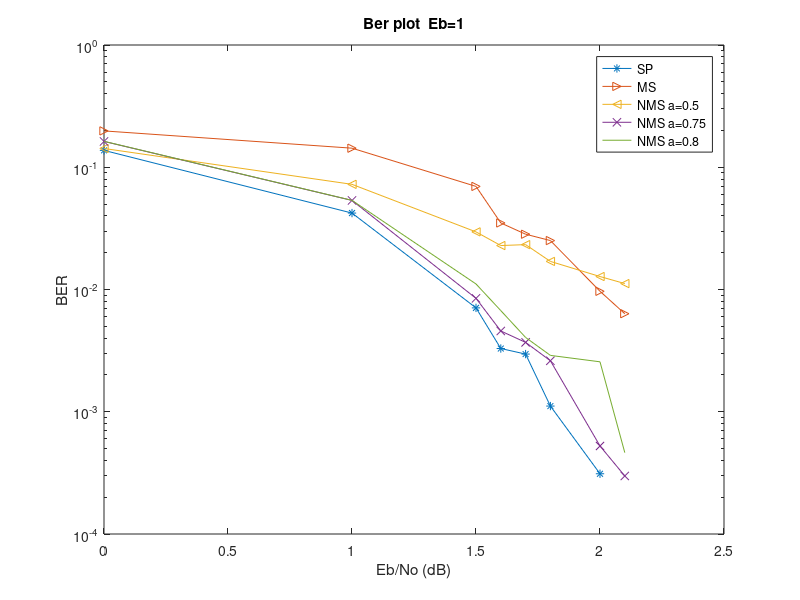

Here is the MATLAB script that generated this plot:
Eb2NO=[2.1 2   1.8   1.7 1.6    1.5   1.0 0];
Eb2NO2=[ 2   1.8   1.7 1.6    1.5   1.0 0];



BER50MS= [0.00633744855967078 0.00967078189300412 0.0251358024691358 0.0283338894450006 0.0350256623664863 0.0697128287707998 0.143237934904602 0.198302469135802];
BER50SP = [0.000311 0.001113 0.002963 0.00329 0.007074 0.042194 0.137412];
BERNMS075 = [0.000298353909465021	0.000524691358024691	0.00261316872427984	0.00369341563786008	0.00457818930041152	0.00846707818930041	0.0535334184759472	0.162605588044185];
BERNMS05 = [0.0111826802648059 0.0127665544332211 0.0169753086419753  0.0232863460475401 0.0228852309099223 0.0296002351557907  0.0724949755957508 0.142396184062851];
BERNMS08 = [0.000462962962962963 0.00256172839506173 0.00289094650205761 0.00405349794238683 0.00671810699588477 0.0110984271943176 0.0536398467432950 0.163092917478882];

figure
semilogy(Eb2NO2, BER50SP,'-*',  Eb2NO, BER50MS,'->', Eb2NO, BERNMS05,'-<', Eb2NO, BERNMS075,'-x', Eb2NO, BERNMS08)
legend('SP', 'MS', 'NMS a=0.5', 'NMS a=0.75', 'NMS a=0.8')

% Add title and axis labels
title('Ber plot  Eb=1')
xlabel('Eb/No (dB)')
ylabel('BER')